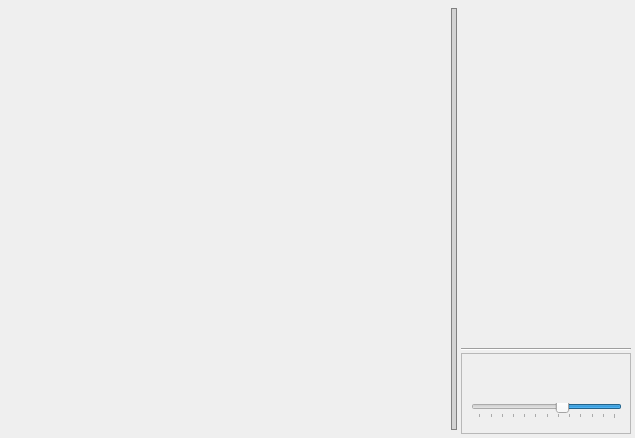
<?xml version="1.0" encoding="UTF-8"?>
<ui version="4.0">
 <class>physics_ui::Box2dSandboxWindow</class>
 <widget class="QFrame" name="physics_ui::Box2dSandboxWindow">
  <property name="geometry">
   <rect>
    <x>0</x>
    <y>0</y>
    <width>635</width>
    <height>438</height>
   </rect>
  </property>
  <property name="windowTitle">
   <string>Frame</string>
  </property>
  <property name="styleSheet">
   <string notr="true">QSplitter::handle {
border: 1px solid gray;
margin: 4px;
padding: 1px;
background: lightgray;
background-clip: content;
}
</string>
  </property>
  <layout class="QVBoxLayout" name="layout">
   <property name="spacing">
    <number>5</number>
   </property>
   <property name="leftMargin">
    <number>4</number>
   </property>
   <property name="topMargin">
    <number>4</number>
   </property>
   <property name="rightMargin">
    <number>4</number>
   </property>
   <property name="bottomMargin">
    <number>4</number>
   </property>
   <item>
    <widget class="QSplitter" name="splitter">
     <property name="orientation">
      <enum>Qt::Horizontal</enum>
     </property>
     <property name="handleWidth">
      <number>2</number>
     </property>
     <widget class="physics_ui::Box2dWidget" name="world_widget">
      <property name="sizePolicy">
       <sizepolicy hsizetype="Expanding" vsizetype="Expanding">
        <horstretch>4</horstretch>
        <verstretch>0</verstretch>
       </sizepolicy>
      </property>
      <property name="minimumSize">
       <size>
        <width>150</width>
        <height>150</height>
       </size>
      </property>
      <property name="frameShape">
       <enum>QFrame::NoFrame</enum>
      </property>
     </widget>
     <widget class="QWidget" name="layoutWidget">
      <layout class="QVBoxLayout" name="toolbox_layout">
       <property name="spacing">
        <number>2</number>
       </property>
       <item>
        <widget class="core_ui::PropertiesWidget" name="variables">
         <property name="sizePolicy">
          <sizepolicy hsizetype="Preferred" vsizetype="Preferred">
           <horstretch>0</horstretch>
           <verstretch>0</verstretch>
          </sizepolicy>
         </property>
         <property name="minimumSize">
          <size>
           <width>170</width>
           <height>150</height>
          </size>
         </property>
         <property name="frameShape">
          <enum>QFrame::NoFrame</enum>
         </property>
        </widget>
       </item>
       <item>
        <widget class="Line" name="line">
         <property name="orientation">
          <enum>Qt::Horizontal</enum>
         </property>
        </widget>
       </item>
       <item>
        <widget class="QFrame" name="frame">
         <property name="minimumSize">
          <size>
           <width>141</width>
           <height>81</height>
          </size>
         </property>
         <property name="maximumSize">
          <size>
           <width>16777215</width>
           <height>81</height>
          </size>
         </property>
         <property name="frameShape">
          <enum>QFrame::StyledPanel</enum>
         </property>
         <property name="frameShadow">
          <enum>QFrame::Raised</enum>
         </property>
         <widget class="QPushButton" name="play_pause">
          <property name="geometry">
           <rect>
            <x>10</x>
            <y>10</y>
            <width>41</width>
            <height>31</height>
           </rect>
          </property>
          <property name="toolTip">
           <string>Play / Pause simulation</string>
          </property>
          <property name="text">
           <string/>
          </property>
          <property name="icon">
           <iconset resource="../resources.qrc">
            <normaloff>:/resources/mc_play.png</normaloff>:/resources/mc_play.png</iconset>
          </property>
          <property name="iconSize">
           <size>
            <width>24</width>
            <height>24</height>
           </size>
          </property>
          <property name="flat">
           <bool>true</bool>
          </property>
         </widget>
         <widget class="QPushButton" name="single_step">
          <property name="geometry">
           <rect>
            <x>50</x>
            <y>10</y>
            <width>41</width>
            <height>31</height>
           </rect>
          </property>
          <property name="toolTip">
           <string>Single step</string>
          </property>
          <property name="text">
           <string/>
          </property>
          <property name="icon">
           <iconset resource="../resources.qrc">
            <normaloff>:/resources/mc_skip_forward.png</normaloff>:/resources/mc_skip_forward.png</iconset>
          </property>
          <property name="iconSize">
           <size>
            <width>24</width>
            <height>24</height>
           </size>
          </property>
          <property name="flat">
           <bool>true</bool>
          </property>
         </widget>
         <widget class="QSlider" name="simulation_speed">
          <property name="geometry">
           <rect>
            <x>10</x>
            <y>50</y>
            <width>151</width>
            <height>16</height>
           </rect>
          </property>
          <property name="toolTip">
           <string>Sandbox simulation speed</string>
          </property>
          <property name="minimum">
           <number>15</number>
          </property>
          <property name="maximum">
           <number>500</number>
          </property>
          <property name="singleStep">
           <number>10</number>
          </property>
          <property name="pageStep">
           <number>40</number>
          </property>
          <property name="value">
           <number>200</number>
          </property>
          <property name="orientation">
           <enum>Qt::Horizontal</enum>
          </property>
          <property name="invertedAppearance">
           <bool>true</bool>
          </property>
          <property name="invertedControls">
           <bool>false</bool>
          </property>
          <property name="tickPosition">
           <enum>QSlider::TicksBelow</enum>
          </property>
         </widget>
         <widget class="QPushButton" name="restart">
          <property name="geometry">
           <rect>
            <x>120</x>
            <y>10</y>
            <width>41</width>
            <height>31</height>
           </rect>
          </property>
          <property name="toolTip">
           <string>Restart with a new random map</string>
          </property>
          <property name="text">
           <string/>
          </property>
          <property name="icon">
           <iconset resource="../resources.qrc">
            <normaloff>:/resources/refresh.png</normaloff>:/resources/refresh.png</iconset>
          </property>
          <property name="iconSize">
           <size>
            <width>24</width>
            <height>24</height>
           </size>
          </property>
          <property name="flat">
           <bool>true</bool>
          </property>
         </widget>
        </widget>
       </item>
      </layout>
     </widget>
    </widget>
   </item>
  </layout>
 </widget>
 <customwidgets>
  <customwidget>
   <class>core_ui::PropertiesWidget</class>
   <extends>QFrame</extends>
   <header>core_ui/properties_widget.h</header>
   <container>1</container>
  </customwidget>
  <customwidget>
   <class>physics_ui::Box2dWidget</class>
   <extends>QFrame</extends>
   <header>core_ui/physics/box2d_widget.h</header>
   <container>1</container>
  </customwidget>
 </customwidgets>
 <resources>
  <include location="../resources.qrc"/>
 </resources>
 <connections/>
</ui>
